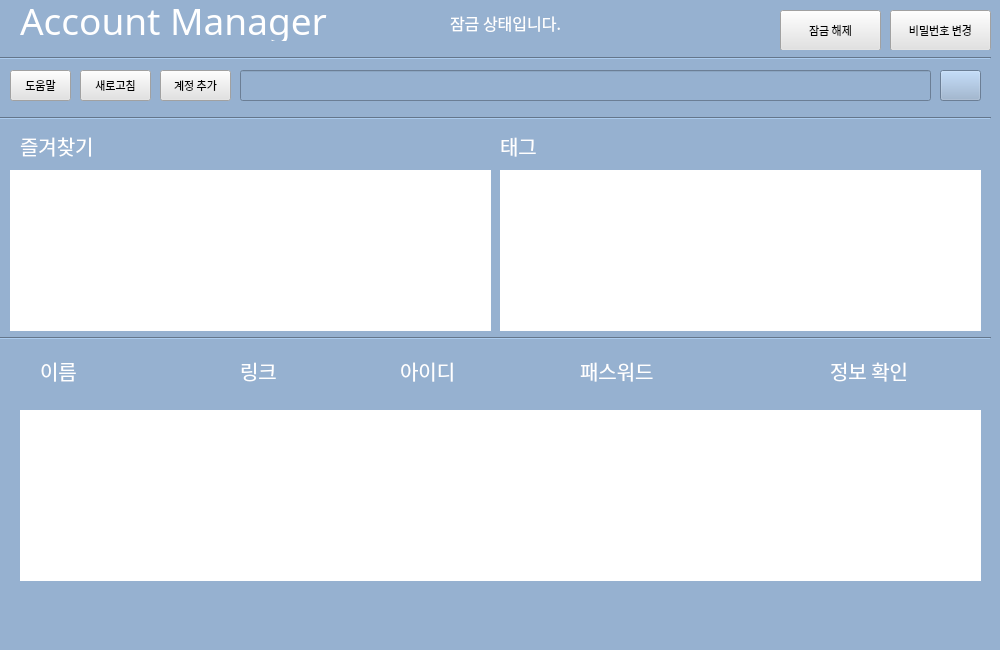
<?xml version="1.0" encoding="UTF-8"?>
<ui version="4.0">
 <class>MainWindow</class>
 <widget class="QMainWindow" name="MainWindow">
  <property name="geometry">
   <rect>
    <x>0</x>
    <y>0</y>
    <width>1000</width>
    <height>650</height>
   </rect>
  </property>
  <property name="windowTitle">
   <string>MainWindow</string>
  </property>
  <property name="windowIcon">
   <iconset>
    <normaloff>icon/트레이 아이콘.webp</normaloff>icon/트레이 아이콘.webp</iconset>
  </property>
  <property name="styleSheet">
   <string notr="true">background-color: rgb(150, 177, 208);</string>
  </property>
  <widget class="QWidget" name="centralwidget">
   <widget class="QPushButton" name="lockButton">
    <property name="geometry">
     <rect>
      <x>780</x>
      <y>10</y>
      <width>101</width>
      <height>41</height>
     </rect>
    </property>
    <property name="font">
     <font>
      <family>HY중고딕</family>
      <pointsize>8</pointsize>
      <weight>50</weight>
      <italic>false</italic>
      <bold>false</bold>
     </font>
    </property>
    <property name="styleSheet">
     <string notr="true">background-color: rgb(226, 226, 226);
font: 8pt &quot;HY중고딕&quot;;</string>
    </property>
    <property name="text">
     <string>잠금 해제</string>
    </property>
    <property name="icon">
     <iconset>
      <normaloff>icon/lock_open-black-18dp/2x/baseline_lock_open_black_18dp.png</normaloff>icon/lock_open-black-18dp/2x/baseline_lock_open_black_18dp.png</iconset>
    </property>
   </widget>
   <widget class="QLabel" name="NameLabel">
    <property name="geometry">
     <rect>
      <x>20</x>
      <y>0</y>
      <width>341</width>
      <height>41</height>
     </rect>
    </property>
    <property name="font">
     <font>
      <family>Bahnschrift SemiBold</family>
      <pointsize>28</pointsize>
      <weight>7</weight>
      <italic>false</italic>
      <bold>false</bold>
     </font>
    </property>
    <property name="styleSheet">
     <string notr="true">color: rgb(255, 255, 255);
font: 63 28pt &quot;Bahnschrift SemiBold&quot;;</string>
    </property>
    <property name="text">
     <string>Account Manager</string>
    </property>
   </widget>
   <widget class="QLabel" name="label_2">
    <property name="geometry">
     <rect>
      <x>500</x>
      <y>130</y>
      <width>101</width>
      <height>31</height>
     </rect>
    </property>
    <property name="font">
     <font>
      <family>HY헤드라인M</family>
      <pointsize>15</pointsize>
      <weight>50</weight>
      <italic>false</italic>
      <bold>false</bold>
     </font>
    </property>
    <property name="styleSheet">
     <string notr="true">color: rgb(255, 255, 255);
font: 15pt &quot;HY헤드라인M&quot;;</string>
    </property>
    <property name="text">
     <string>태그</string>
    </property>
   </widget>
   <widget class="QPushButton" name="resetButton">
    <property name="geometry">
     <rect>
      <x>80</x>
      <y>70</y>
      <width>71</width>
      <height>31</height>
     </rect>
    </property>
    <property name="font">
     <font>
      <family>HY중고딕</family>
      <pointsize>8</pointsize>
      <weight>50</weight>
      <italic>false</italic>
      <bold>false</bold>
     </font>
    </property>
    <property name="styleSheet">
     <string notr="true">background-color: rgb(226, 226, 226);
font: 8pt &quot;HY중고딕&quot;;</string>
    </property>
    <property name="text">
     <string>새로고침</string>
    </property>
    <property name="icon">
     <iconset>
      <normaloff>icon/refresh-black-18dp/2x/baseline_refresh_black_18dp.png</normaloff>icon/refresh-black-18dp/2x/baseline_refresh_black_18dp.png</iconset>
    </property>
   </widget>
   <widget class="QPushButton" name="AddButton">
    <property name="geometry">
     <rect>
      <x>160</x>
      <y>70</y>
      <width>71</width>
      <height>31</height>
     </rect>
    </property>
    <property name="font">
     <font>
      <family>HY중고딕</family>
      <pointsize>8</pointsize>
      <weight>50</weight>
      <italic>false</italic>
      <bold>false</bold>
     </font>
    </property>
    <property name="styleSheet">
     <string notr="true">background-color: rgb(226, 226, 226);
font: 8pt &quot;HY중고딕&quot;;</string>
    </property>
    <property name="text">
     <string>계정 추가</string>
    </property>
    <property name="icon">
     <iconset>
      <normaloff>icon/add_circle_outline-black-18dp/2x/baseline_add_circle_outline_black_18dp.png</normaloff>icon/add_circle_outline-black-18dp/2x/baseline_add_circle_outline_black_18dp.png</iconset>
    </property>
   </widget>
   <widget class="QLabel" name="label">
    <property name="geometry">
     <rect>
      <x>20</x>
      <y>130</y>
      <width>101</width>
      <height>31</height>
     </rect>
    </property>
    <property name="font">
     <font>
      <family>HY헤드라인M</family>
      <pointsize>15</pointsize>
      <weight>50</weight>
      <italic>false</italic>
      <bold>false</bold>
     </font>
    </property>
    <property name="styleSheet">
     <string notr="true">color: rgb(255, 255, 255);
font: 15pt &quot;HY헤드라인M&quot;;</string>
    </property>
    <property name="text">
     <string>즐겨찾기</string>
    </property>
   </widget>
   <widget class="QPushButton" name="changePassword">
    <property name="geometry">
     <rect>
      <x>890</x>
      <y>10</y>
      <width>101</width>
      <height>41</height>
     </rect>
    </property>
    <property name="font">
     <font>
      <family>HY중고딕</family>
      <pointsize>8</pointsize>
      <weight>50</weight>
      <italic>false</italic>
      <bold>false</bold>
     </font>
    </property>
    <property name="styleSheet">
     <string notr="true">background-color: rgb(226, 226, 226);
font: 8pt &quot;HY중고딕&quot;;</string>
    </property>
    <property name="text">
     <string>비밀번호 변경</string>
    </property>
    <property name="icon">
     <iconset>
      <normaloff>icon/settings-black-18dp/2x/baseline_settings_black_18dp.png</normaloff>icon/settings-black-18dp/2x/baseline_settings_black_18dp.png</iconset>
    </property>
   </widget>
   <widget class="Line" name="FirstLine_3">
    <property name="geometry">
     <rect>
      <x>0</x>
      <y>330</y>
      <width>991</width>
      <height>16</height>
     </rect>
    </property>
    <property name="orientation">
     <enum>Qt::Horizontal</enum>
    </property>
   </widget>
   <widget class="QWidget" name="Favorites" native="true">
    <property name="geometry">
     <rect>
      <x>10</x>
      <y>170</y>
      <width>481</width>
      <height>161</height>
     </rect>
    </property>
    <property name="styleSheet">
     <string notr="true">background-color: rgb(255, 255, 255);</string>
    </property>
   </widget>
   <widget class="QLabel" name="StatusLabel">
    <property name="geometry">
     <rect>
      <x>450</x>
      <y>7</y>
      <width>191</width>
      <height>31</height>
     </rect>
    </property>
    <property name="font">
     <font>
      <family>HY중고딕</family>
      <pointsize>12</pointsize>
      <weight>50</weight>
      <italic>false</italic>
      <bold>false</bold>
     </font>
    </property>
    <property name="styleSheet">
     <string notr="true">color: rgb(255, 255, 255);
font: 12pt &quot;HY중고딕&quot;;
</string>
    </property>
    <property name="text">
     <string>잠금 상태입니다.</string>
    </property>
   </widget>
   <widget class="QLabel" name="label_7">
    <property name="geometry">
     <rect>
      <x>830</x>
      <y>340</y>
      <width>111</width>
      <height>61</height>
     </rect>
    </property>
    <property name="font">
     <font>
      <family>HY헤드라인M</family>
      <pointsize>15</pointsize>
      <weight>50</weight>
      <italic>false</italic>
      <bold>false</bold>
     </font>
    </property>
    <property name="styleSheet">
     <string notr="true">color: rgb(255, 255, 255);
font: 15pt &quot;HY헤드라인M&quot;;</string>
    </property>
    <property name="text">
     <string>정보 확인</string>
    </property>
   </widget>
   <widget class="QWidget" name="TagWidget" native="true">
    <property name="geometry">
     <rect>
      <x>500</x>
      <y>170</y>
      <width>481</width>
      <height>161</height>
     </rect>
    </property>
    <property name="styleSheet">
     <string notr="true">background-color: rgb(255, 255, 255);</string>
    </property>
   </widget>
   <widget class="QLineEdit" name="SearchLine">
    <property name="geometry">
     <rect>
      <x>240</x>
      <y>70</y>
      <width>691</width>
      <height>31</height>
     </rect>
    </property>
    <property name="font">
     <font>
      <family>KoPub돋움체 Medium</family>
      <pointsize>14</pointsize>
     </font>
    </property>
    <property name="statusTip">
     <string/>
    </property>
    <property name="whatsThis">
     <string/>
    </property>
   </widget>
   <widget class="QLabel" name="label_4">
    <property name="geometry">
     <rect>
      <x>240</x>
      <y>340</y>
      <width>81</width>
      <height>61</height>
     </rect>
    </property>
    <property name="font">
     <font>
      <family>HY헤드라인M</family>
      <pointsize>15</pointsize>
      <weight>50</weight>
      <italic>false</italic>
      <bold>false</bold>
     </font>
    </property>
    <property name="styleSheet">
     <string notr="true">color: rgb(255, 255, 255);
font: 15pt &quot;HY헤드라인M&quot;;</string>
    </property>
    <property name="text">
     <string>링크</string>
    </property>
   </widget>
   <widget class="QLabel" name="label_6">
    <property name="geometry">
     <rect>
      <x>580</x>
      <y>340</y>
      <width>111</width>
      <height>61</height>
     </rect>
    </property>
    <property name="font">
     <font>
      <family>HY헤드라인M</family>
      <pointsize>15</pointsize>
      <weight>50</weight>
      <italic>false</italic>
      <bold>false</bold>
     </font>
    </property>
    <property name="styleSheet">
     <string notr="true">color: rgb(255, 255, 255);
font: 15pt &quot;HY헤드라인M&quot;;</string>
    </property>
    <property name="text">
     <string>패스워드</string>
    </property>
   </widget>
   <widget class="QLabel" name="label_3">
    <property name="geometry">
     <rect>
      <x>40</x>
      <y>340</y>
      <width>81</width>
      <height>61</height>
     </rect>
    </property>
    <property name="font">
     <font>
      <family>HY헤드라인M</family>
      <pointsize>15</pointsize>
      <weight>50</weight>
      <italic>false</italic>
      <bold>false</bold>
     </font>
    </property>
    <property name="styleSheet">
     <string notr="true">color: rgb(255, 255, 255);
font: 15pt &quot;HY헤드라인M&quot;;</string>
    </property>
    <property name="text">
     <string>이름</string>
    </property>
   </widget>
   <widget class="Line" name="FirstLine">
    <property name="geometry">
     <rect>
      <x>0</x>
      <y>50</y>
      <width>991</width>
      <height>16</height>
     </rect>
    </property>
    <property name="orientation">
     <enum>Qt::Horizontal</enum>
    </property>
   </widget>
   <widget class="Line" name="FirstLine_2">
    <property name="geometry">
     <rect>
      <x>0</x>
      <y>110</y>
      <width>991</width>
      <height>16</height>
     </rect>
    </property>
    <property name="styleSheet">
     <string notr="true">background-color: rgb(150, 177, 208);</string>
    </property>
    <property name="orientation">
     <enum>Qt::Horizontal</enum>
    </property>
   </widget>
   <widget class="QWidget" name="SearchReturn" native="true">
    <property name="geometry">
     <rect>
      <x>20</x>
      <y>410</y>
      <width>961</width>
      <height>171</height>
     </rect>
    </property>
    <property name="layoutDirection">
     <enum>Qt::LeftToRight</enum>
    </property>
    <property name="styleSheet">
     <string notr="true">background-color: rgb(255, 255, 255);</string>
    </property>
   </widget>
   <widget class="QPushButton" name="pushButton">
    <property name="geometry">
     <rect>
      <x>940</x>
      <y>70</y>
      <width>41</width>
      <height>31</height>
     </rect>
    </property>
    <property name="text">
     <string/>
    </property>
    <property name="icon">
     <iconset>
      <normaloff>icon/search-black-18dp/2x/baseline_search_black_18dp.png</normaloff>icon/search-black-18dp/2x/baseline_search_black_18dp.png</iconset>
    </property>
   </widget>
   <widget class="QPushButton" name="HelpButton">
    <property name="geometry">
     <rect>
      <x>10</x>
      <y>70</y>
      <width>61</width>
      <height>31</height>
     </rect>
    </property>
    <property name="font">
     <font>
      <family>HY중고딕</family>
      <pointsize>8</pointsize>
      <weight>50</weight>
      <italic>false</italic>
      <bold>false</bold>
     </font>
    </property>
    <property name="styleSheet">
     <string notr="true">font: 8pt &quot;HY중고딕&quot;;
background-color: rgb(226, 226, 226);</string>
    </property>
    <property name="text">
     <string>도움말</string>
    </property>
    <property name="icon">
     <iconset>
      <normaloff>icon/help_outline-black-18dp/2x/baseline_help_outline_black_18dp.png</normaloff>icon/help_outline-black-18dp/2x/baseline_help_outline_black_18dp.png</iconset>
    </property>
    <property name="iconSize">
     <size>
      <width>12</width>
      <height>12</height>
     </size>
    </property>
   </widget>
   <widget class="QLabel" name="label_5">
    <property name="geometry">
     <rect>
      <x>400</x>
      <y>340</y>
      <width>81</width>
      <height>61</height>
     </rect>
    </property>
    <property name="font">
     <font>
      <family>HY헤드라인M</family>
      <pointsize>15</pointsize>
      <weight>50</weight>
      <italic>false</italic>
      <bold>false</bold>
     </font>
    </property>
    <property name="styleSheet">
     <string notr="true">color: rgb(255, 255, 255);
font: 15pt &quot;HY헤드라인M&quot;;</string>
    </property>
    <property name="text">
     <string>아이디</string>
    </property>
   </widget>
  </widget>
  <widget class="QMenuBar" name="menubar">
   <property name="geometry">
    <rect>
     <x>0</x>
     <y>0</y>
     <width>1000</width>
     <height>21</height>
    </rect>
   </property>
  </widget>
  <widget class="QStatusBar" name="statusbar"/>
 </widget>
 <resources/>
 <connections/>
</ui>
